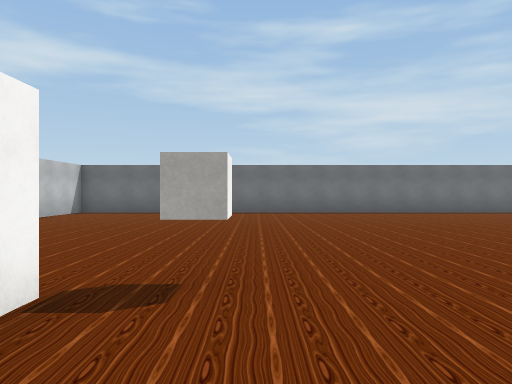
[1] (above)

20 first-person views from a walk through a scene from a Unity 3-D project. The camera is 1.5 m above the floor, looks level and sees 70° across. The floor is counted in squares, 2 m on a side. Each view is taken from the middle of a square. On the plan, view 1 faces up. The plan holds only what a view shows up to about 11 squares ahead; the rest is blank. Some surface patterns are stand-ins.

[2]
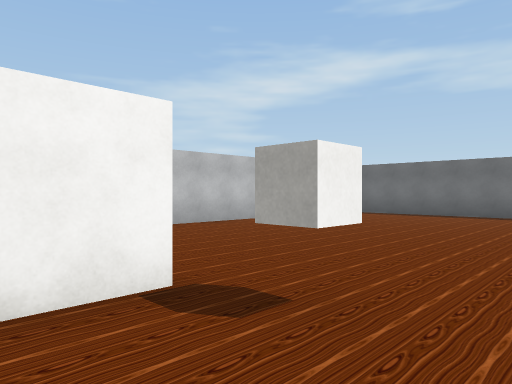

[3]
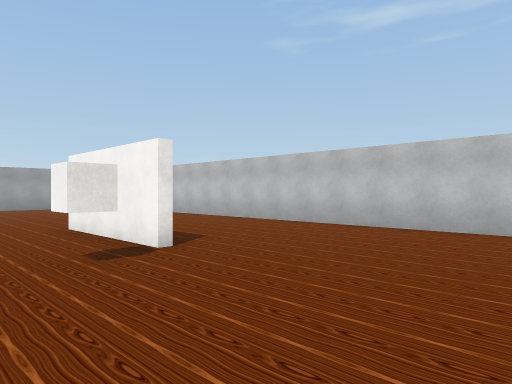

[4]
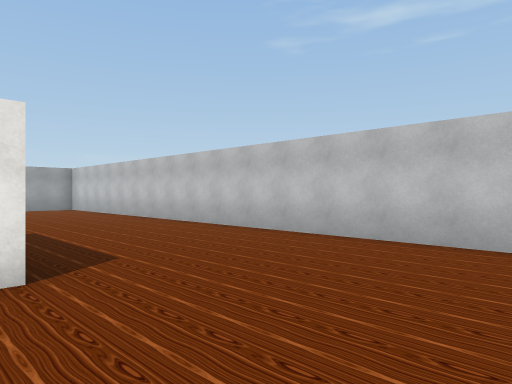

[5]
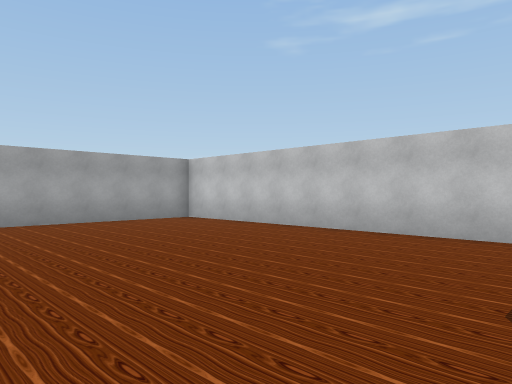

[6]
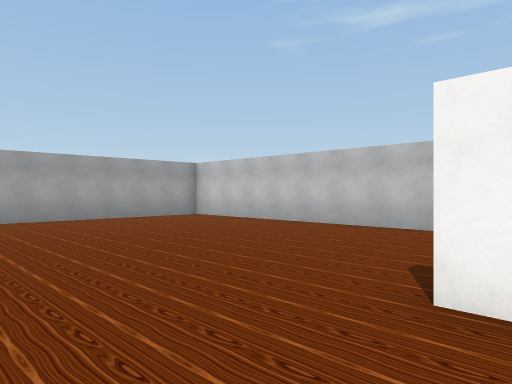

[7]
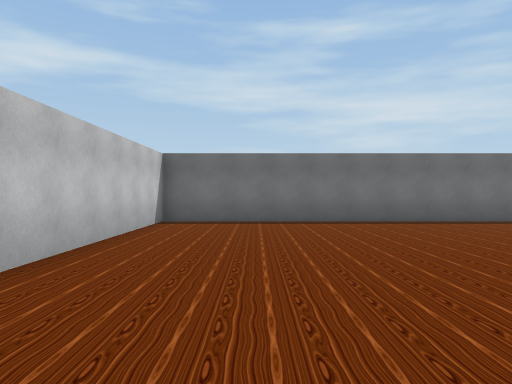

[8]
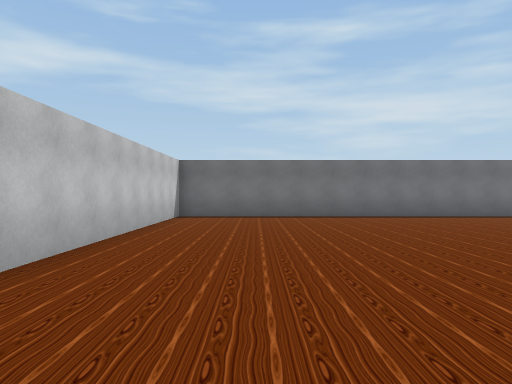

[9]
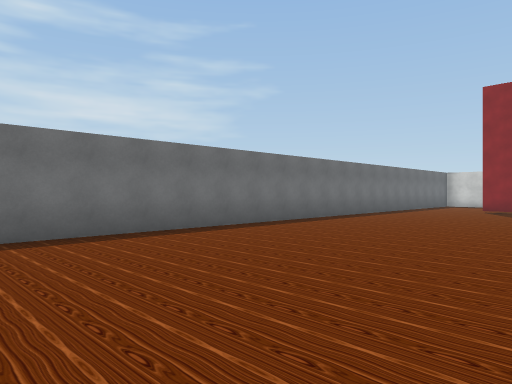

[10]
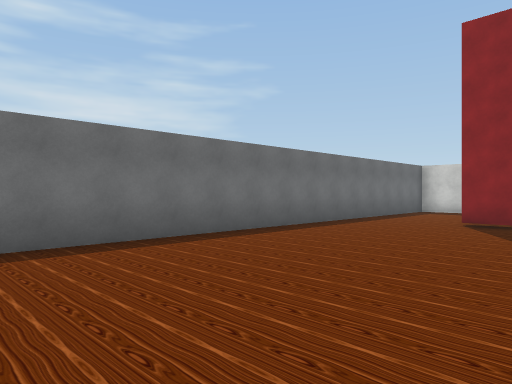

[11]
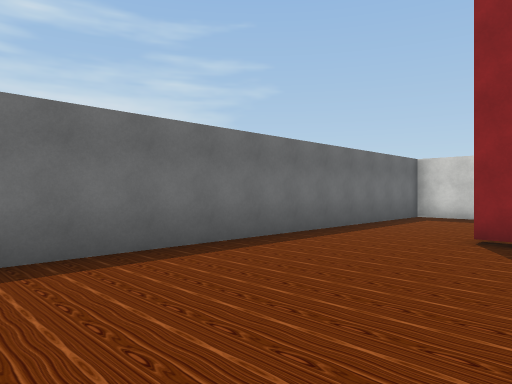

[12]
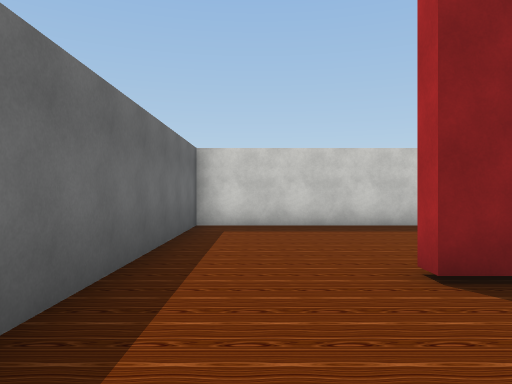

[13]
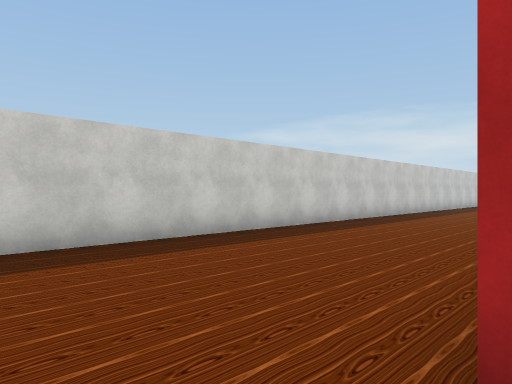

[14]
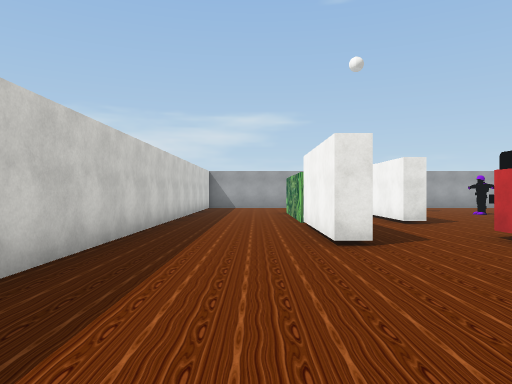

[15]
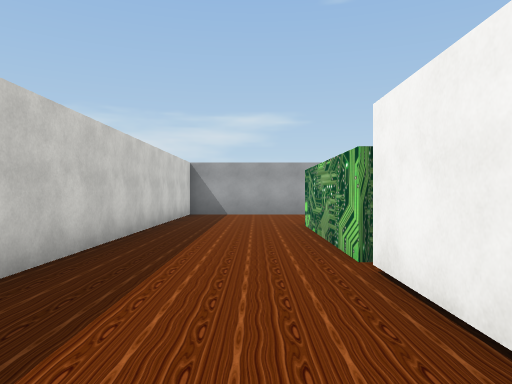

[16]
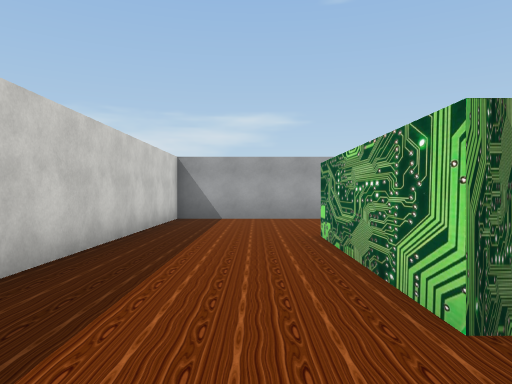

[17]
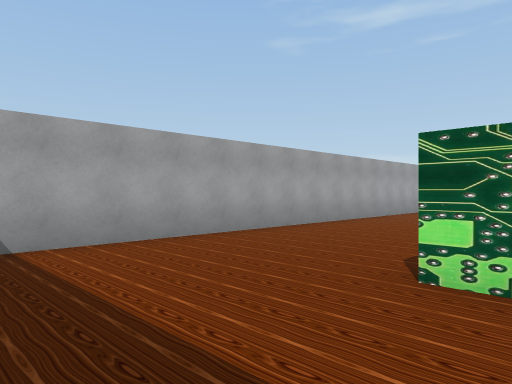

[18]
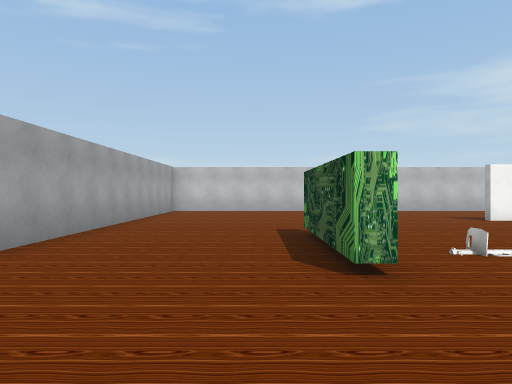

[19]
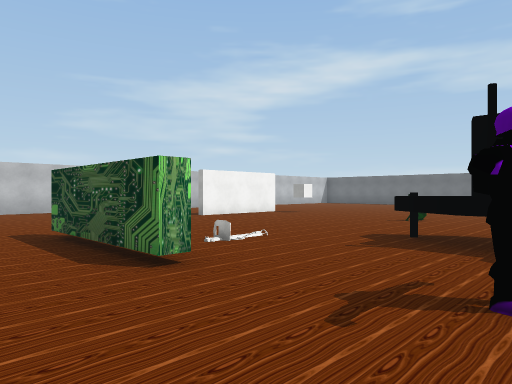

[20]
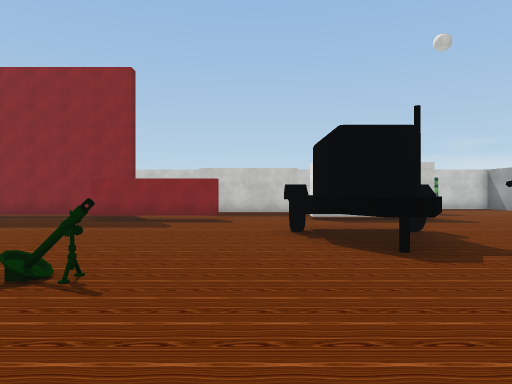

### Floor plan
Points are (right, up) in squares from view 1. A wall is a line through its corners. A room is listed if a view was taken in it or the views show most of it. See-through windows are left out.
Room 1 (views 1, 2, 3, 4, 5, 6, 7, 8, 9, 10, 11, 12, 13, 14, 15, 16, 17, 18, 19, 20)
walls: (10.7, 1) (10.7, 4.5); (11.1, 1.5) (11.1, 1); (-1.5, 2.6) (-1.5, -0.9); (11, -1.6) (11.5, -1.6) (11.5, -3.9); (12, 5) (12, 7.8); (4.8, -5.8) (4.8, -6.1) (1.4, -6.1); (13.4, 1.9) (13.9, 1.9) (13.9, -1.5); (13.9, -1.9) (13.9, -6.2); (12, 9.5) (12, 10.6); (6.6, -10.3) (17.2, -10.3) (17.2, 13.3) (-6.4, 13.3) (-6.4, -10.3) (3.4, -10.3)
low walls: (11, -2.8) (11, -1.6)
ways out: gap at (14, -2)
objects: cube (-1, 3); other object (4, -4); other object (4, 2); other object (6, -3) to (8, -1)

Where each view was taken, in squares from view 1:
view 1: 0 up, 0 right, facing up
view 2: 1 up, 1 right, facing up-left
view 3: 7 up, 1 right, facing down-left
view 4: 6 up, 1 left, facing down-left
view 5: 1 down, 0 right, facing down-left
view 6: 0 up, 1 right, facing down-left
view 7: 4 up, 4 left, facing up
view 8: 2 up, 4 left, facing up
view 9: 7 up, 3 left, facing up-right
view 10: 8 up, 3 right, facing up-right
view 11: 9 up, 6 right, facing up-right
view 12: 12 up, 9 right, facing right
view 13: 12 up, 12 right, facing down-right
view 14: 7 up, 15 right, facing down
view 15: 2 up, 15 right, facing down
view 16: 0 up, 15 right, facing down
view 17: 5 down, 17 right, facing down-left
view 18: 7 down, 8 right, facing left
view 19: 8 down, 8 right, facing up-left
view 20: 0 up, 1 right, facing right
